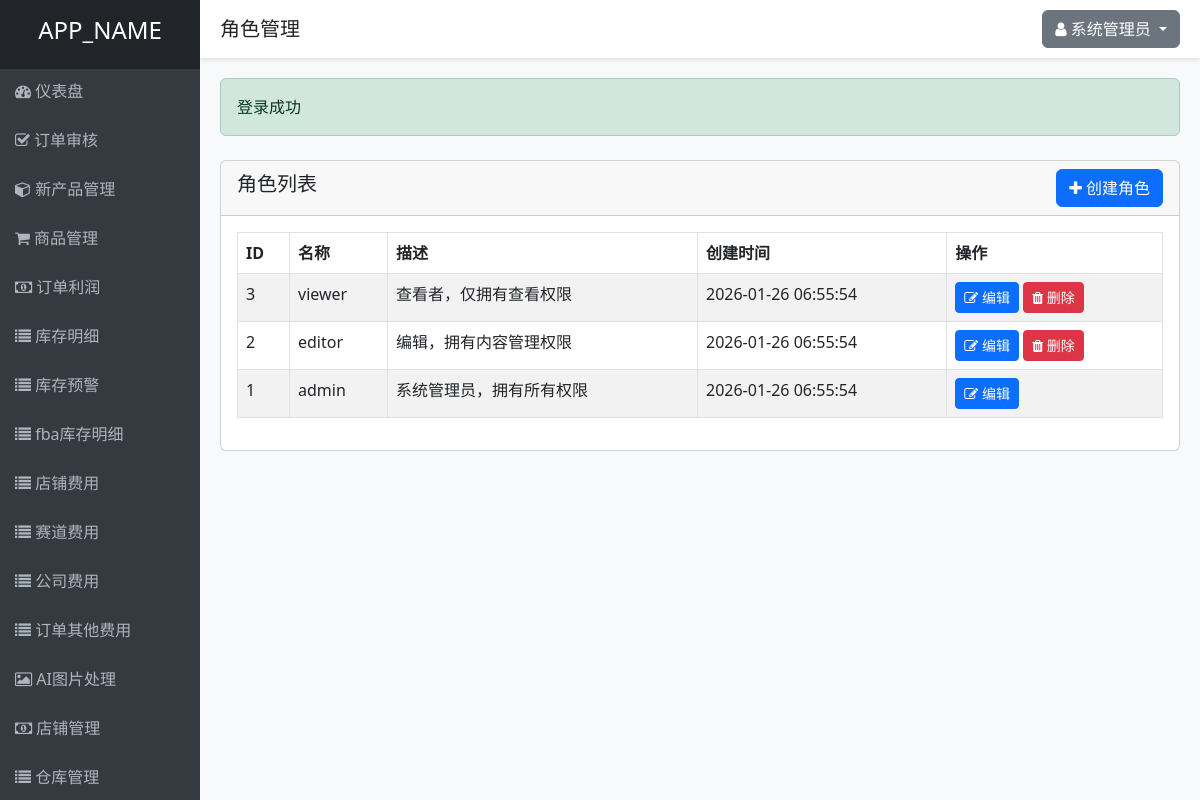
The app's page /roles.php (signed in) with its own data.
### tables this page shows
CREATE TABLE IF NOT EXISTS roles (
    id INT AUTO_INCREMENT PRIMARY KEY,
    name VARCHAR(50) NOT NULL UNIQUE,
    description TEXT,
    created_at TIMESTAMP DEFAULT CURRENT_TIMESTAMP,
    updated_at TIMESTAMP DEFAULT CURRENT_TIMESTAMP ON UPDATE CURRENT_TIMESTAMP
);

### controllers/RoleController.php (called while the page is built, shortened)
<?php
require_once ADMIN_PANEL_DIR . '/models/Role.php';
require_once ADMIN_PANEL_DIR . '/models/Permission.php';
require_once ADMIN_PANEL_DIR . '/helpers/functions.php';
class RoleController {
    private $roleModel;
    public function __construct() {
        $this->roleModel = new Role();
    }
    public function index() {
        $roles = $this->roleModel->getAll();
        $title = '角色管理';
        include VIEWS_DIR . '/layouts/header.php';
        include VIEWS_DIR . '/roles/index.php';
        include VIEWS_DIR . '/layouts/footer.php';
    }
}
?>

### helpers/functions.php (called while the page is built, shortened)
<?php
function getSuccess() {
    $success = $_SESSION['success_msg'] ?? '';
    return $success;
}
function isLoggedIn() {
    return isset($_SESSION['user_id']);
}
function getCurrentUserId() {
    return $_SESSION['user_id'] ?? null;
}
function hasPermission($permissionSlug) {
    require_once ADMIN_PANEL_DIR . '/models/Permission.php';
    $permissionModel = new Permission();
    return $permissionModel->checkUserPermission(getCurrentUserId(), $permissionSlug);
}
?>

### includes/database.php (called while the page is built, shortened)
<?php
class Database {
    private static $instance = null;
    private $conn;
    private function __construct() {
        try {
            $this->conn = new PDO(
                "mysql:host=" . DB_HOST . ";dbname=" . DB_NAME . ";charset=utf8",
                DB_USER,
                DB_PASS,
                [
                    PDO::ATTR_ERRMODE => PDO::ERRMODE_EXCEPTION,
                    PDO::ATTR_DEFAULT_FETCH_MODE => PDO::FETCH_ASSOC,
                    PDO::ATTR_EMULATE_PREPARES => false
                ]
            );
        } catch(PDOException $e) {
            die("数据库连接失败: " . $e->getMessage());
        }
    }
    public static function getInstance() {
        if(self::$instance === null) {
            self::$instance = new Database();
        }
        return self::$instance;
    }
    public function query($sql, $params = []) {
        $stmt = $this->conn->prepare($sql);
        $stmt->execute($params);
        return $stmt;
    }
}
?>

### models/Permission.php (called while the page is built, shortened)
<?php
require_once ADMIN_PANEL_DIR . '/includes/database.php';
class Permission {
    private $db;
    public function __construct() {
        $this->db = Database::getInstance();
    }
    public function checkUserPermission($userId, $permissionSlug) {
        $sql = "SELECT COUNT(*) as count FROM permissions p
                JOIN role_permissions rp ON p.id = rp.permission_id
                JOIN user_roles ur ON rp.role_id = ur.role_id
                WHERE ur.user_id = ? AND p.slug = ?";
        $stmt = $this->db->query($sql, [$userId, $permissionSlug]);
        $result = $stmt->fetch();
        return $result['count'] > 0;
    }
}
?>

### models/Role.php (called while the page is built, shortened)
<?php
require_once ADMIN_PANEL_DIR . '/includes/database.php';
class Role {
    private $db;
    public function __construct() {
        $this->db = Database::getInstance();
    }
    public function getAll() {
        $sql = "SELECT * FROM roles ORDER BY id DESC";
        $stmt = $this->db->query($sql);
        return $stmt->fetchAll();
    }
}
?>

### views/roles/index.php (the view)
<div class="row mt-4">
    <div class="col-md-12">
        <div class="card">
            <div class="card-header d-flex justify-content-between align-items-center">
                <h5>角色列表</h5>
                <?php if (hasPermission('roles.create')): ?>
                    <a href="<?php echo ADMIN_PANEL_URL; ?>/roles.php?action=create" class="btn btn-primary">
                        <i class="fa fa-plus"></i> 创建角色
                    </a>
                <?php endif; ?>
            </div>
            <div class="card-body">
                <table class="table table-bordered table-striped">
                    <thead>
                        <tr>
                            <th>ID</th>
                            <th>名称</th>
                            <th>描述</th>
                            <th>创建时间</th>
                            <th>操作</th>
                        </tr>
                    </thead>
                    <tbody>
                        <?php foreach ($roles as $role): ?>
                            <tr>
                                <td><?php echo $role['id']; ?></td>
                                <td><?php echo $role['name']; ?></td>
                                <td><?php echo $role['description']; ?></td>
                                <td><?php echo $role['created_at']; ?></td>
                                <td>
                                    <?php if (hasPermission('roles.edit')): ?>
                                        <a href="<?php echo ADMIN_PANEL_URL; ?>/roles.php?action=edit&id=<?php echo $role['id']; ?>" class="btn btn-sm btn-primary">
                                            <i class="fa fa-edit"></i> 编辑
                                        </a>
                                    <?php endif; ?>
                                    <?php if (hasPermission('roles.delete') && $role['name'] !== 'admin'): ?>
                                        <a href="<?php echo ADMIN_PANEL_URL; ?>/roles.php?action=delete&id=<?php echo $role['id']; ?>" class="btn btn-sm btn-danger" onclick="return confirm('确定要删除这个角色吗？');">
                                            <i class="fa fa-trash"></i> 删除
                                        </a>
                                    <?php endif; ?>
                                </td>
                            </tr>
                        <?php endforeach; ?>
                    </tbody>
                </table>
            </div>
        </div>
    </div>
</div>

### roles.php (shortened to what this page needs)
<?php
require_once __DIR__ . '/controllers/RoleController.php';
$roleController = new RoleController();
$action = $_GET['action'] ?? 'index';
switch ($action) {
    case 'index':
        $roleController->index();
        break;
}
?>

### views/layouts/header.php (shortened to what this page needs)
<!DOCTYPE html>
<html lang="zh-CN">
<head>
    <link href="<?php echo ADMIN_PANEL_URL; ?>/public/css/bootstrap.min.css" rel="stylesheet">
    <link href="<?php echo ADMIN_PANEL_URL; ?>/public/css/font-awesome.min.css" rel="stylesheet">
</head>
<body>
    <div class="sidebar">
        <div class="p-3 bg-dark text-center">
            <h4><?php echo APP_NAME; ?></h4>
        </div>
        <div class="nav">
            <div class="nav-item">
                <a href="<?php echo ADMIN_PANEL_URL; ?>/dashboard.php" class="<?php echo basename($_SERVER['PHP_SELF']) == 'dashboard.php' ? 'active' : ''; ?>">
                    <i class="fa fa-dashboard"></i> 仪表盘
                </a>
            </div>
             <?php if (isLoggedIn()): ?>
                <div class="nav-item">
                    <a href="<?php echo ADMIN_PANEL_URL; ?>/order_review.php" class="<?php echo basename($_SERVER['PHP_SELF']) == 'order_review.php' ? 'active' : ''; ?>">
                        <i class="fa fa-check-square-o"></i> 订单审核
                    </a>
                </div>
            <?php endif; ?>
            <?php if (isLoggedIn()): ?>
                <div class="nav-item">
                    <a href="<?php echo ADMIN_PANEL_URL; ?>/new_products.php" class="<?php echo basename($_SERVER['PHP_SELF']) == 'new_products.php' ? 'active' : ''; ?>">
                        <i class="fa fa-cube"></i> 新产品管理
                    </a>
                </div>
            <?php endif; ?>
            <?php if (isLoggedIn()):  ?>
                <div class="nav-item">
                    <a href="<?php echo ADMIN_PANEL_URL; ?>/products.php" class="<?php echo basename($_SERVER['PHP_SELF']) == 'products.php' ? 'active' : ''; ?>">
                        <i class="fa fa-shopping-cart"></i> 商品管理
                    </a>
                </div>
            <?php endif; ?>
            <?php if (isLoggedIn()): ?>
                <div class="nav-item">
                    <a href="<?php echo ADMIN_PANEL_URL; ?>/order_profit.php" class="<?php echo basename($_SERVER['PHP_SELF']) == 'order_profit.php' ? 'active' : ''; ?>">
                        <i class="fa fa-money"></i> 订单利润
                    </a>
                </div>
            <?php endif; ?>
            <?php if (hasPermission('inventory_details.view')): ?>
                <div class="nav-item">
                    <a href="<?php echo ADMIN_PANEL_URL; ?>/inventory_details.php" class="<?php echo basename($_SERVER['PHP_SELF']) == 'inventory_details.php' ? 'active' : ''; ?>">
                        <i class="fa fa-list"></i> 库存明细
                    </a>
                </div>
            <?php endif; ?>
            <?php if (hasPermission('inventory_details.view')): ?>
                <div class="nav-item">
                    <a href="<?php echo ADMIN_PANEL_URL; ?>/inventory_details.php?action=inventory_alert" class="<?php echo basename($_SERVER['PHP_SELF']) == 'inventory_details.php?action=inventory_alert' ? 'active' : ''; ?>">
                        <i class="fa fa-list"></i> 库存预警
                    </a>
                </div>
            <?php endif; ?>
            <?php if (isLoggedIn()): ?>
                <div class="nav-item">
                    <a href="<?php echo ADMIN_PANEL_URL; ?>/inventory_details_fba.php" class="<?php echo basename($_SERVER['PHP_SELF']) == 'inventory_details_fba.php' ? 'active' : ''; ?>">
                        <i class="fa fa-list"></i> fba库存明细
                    </a>
                </div>
            <?php endif; ?>
            <?php if (isLoggedIn()): ?>
                <div class="nav-item">
                    <a href="<?php echo ADMIN_PANEL_URL; ?>/shop_costs.php" class="<?php echo basename($_SERVER['PHP_SELF']) == 'shop_costs.php' ? 'active' : ''; ?>">
                        <i class="fa fa-list"></i> 店铺费用
                    </a>
                </div>
            <?php endif; ?>
            <?php if (isLoggedIn()): ?>
                <div class="nav-item">
                    <a href="<?php echo ADMIN_PANEL_URL; ?>/track_costs.php" class="<?php echo basename($_SERVER['PHP_SELF']) == 'track_costs.php' ? 'active' : ''; ?>">
                        <i class="fa fa-list"></i> 赛道费用
                    </a>
                </div>
            <?php endif; ?>
            <?php if (isLoggedIn()): ?>
                <div class="nav-item">
                    <a href="<?php echo ADMIN_PANEL_URL; ?>/company_costs.php" class="<?php echo basename($_SERVER['PHP_SELF']) == 'company_costs.php' ? 'active' : ''; ?>">
                        <i class="fa fa-list"></i> 公司费用
                    </a>
                </div>
            <?php endif; ?>
            <?php if (isLoggedIn()): ?>
                <div class="nav-item">
                    <a href="<?php echo ADMIN_PANEL_URL; ?>/order_other_costs.php" class="<?php echo basename($_SERVER['PHP_SELF']) == 'order_other_costs.php' ? 'active' : ''; ?>">
                        <i class="fa fa-list"></i> 订单其他费用
                    </a>
                </div>
            <?php endif; ?>
            <?php if (isLoggedIn()): ?>
                <div class="nav-item">
                    <a href="<?php echo ADMIN_PANEL_URL; ?>/aigc.php" class="<?php echo basename($_SERVER['PHP_SELF']) == 'aigc.php' ? 'active' : ''; ?>">
                        <i class="fa fa-image"></i> AI图片处理
                    </a>
                </div>
            <?php endif; ?>
            <?php if (isLoggedIn()): ?>
                <div class="nav-item">
                    <a href="<?php echo ADMIN_PANEL_URL; ?>/store.php" class="<?php echo basename($_SERVER['PHP_SELF']) == 'store.php' ? 'active' : ''; ?>">
                        <i class="fa fa-money"></i> 店铺管理
                    </a>
                </div>
            <?php endif; ?>
            <?php if (hasPermission('warehouses.view')): ?>
                <div class="nav-item">
                    <a href="<?php echo ADMIN_PANEL_URL; ?>/warehouses.php" class="<?php echo basename($_SERVER['PHP_SELF']) == 'warehouses.php' ? 'active' : ''; ?>">
                        <i class="fa fa-list"></i> 仓库管理
                    </a>
                </div>
            <?php endif; ?>
            <?php if (hasPermission('yunfei.view')): ?>
                <div class="nav-item">
                    <a href="<?php echo ADMIN_PANEL_URL; ?>/yunfei.php" class="<?php echo basename($_SERVER['PHP_SELF']) == 'yunfei.php' ? 'active' : ''; ?>">
                        <i class="fa fa-truck"></i> 运费管理
                    </a>
                </div>
            <?php endif; ?>
            <?php if (hasPermission('users.view')): ?>
                <div class="nav-item">
                    <a href="<?php echo ADMIN_PANEL_URL; ?>/users.php" class="<?php echo basename($_SERVER['PHP_SELF']) == 'users.php' ? 'active' : ''; ?>">
                        <i class="fa fa-users"></i> 用户管理
                    </a>
                </div>
            <?php endif; ?>
            <?php if (hasPermission('roles.view')): ?>
                <div class="nav-item">
                    <a href="<?php echo ADMIN_PANEL_URL; ?>/roles.php" class="<?php echo basename($_SERVER['PHP_SELF']) == 'roles.php' ? 'active' : ''; ?>">
                        <i class="fa fa-user-circle"></i> 角色管理
                    </a>
                </div>
            <?php endif; ?>
            <?php if (hasPermission('permissions.view')): ?>
                <div class="nav-item">
                    <a href="<?php echo ADMIN_PANEL_URL; ?>/permissions.php" class="<?php echo basename($_SERVER['PHP_SELF']) == 'permissions.php' ? 'active' : ''; ?>">
                        <i class="fa fa-key"></i> 权限管理
                    </a>
                </div>
            <?php endif; ?>
        </div>
    </div>
    <div class="header">
        <div class="d-flex justify-content-between align-items-center">
            <h5 class="mb-0"><?php echo $title ?? '欢迎使用'; ?></h5>
            <div class="dropdown">
                <button class="btn btn-secondary dropdown-toggle" type="button" id="userDropdown" data-bs-toggle="dropdown" aria-expanded="false">
                    <i class="fa fa-user"></i> <?php echo $_SESSION['full_name']; ?>
                </button>
            </div>
        </div>
    </div>
    <div class="content">
        <?php if ($success = getSuccess()): ?>
            <div class="alert alert-success" role="alert">
                <?php echo $success; ?>
            </div>
        <?php endif; ?>

### views/layouts/footer.php (shortened to what this page needs)
    </div>
</body>
</html>

### views/layouts/header.php (style rules this page uses)
body { background-color: #f8f9fa; }
.sidebar { height: 100vh; background-color: #343a40; color: white; position: fixed; top: 0; left: 0; width: 200px; overflow-y: auto; }
.sidebar a { color: #adb5bd; text-decoration: none; display: block; padding: 10px 15px; }
.content { margin-left: 200px; padding: 20px; }
.header { background-color: white; padding: 10px 20px; box-shadow: 0 2px 4px rgba(0, 0, 0, 0.1); margin-left: 200px; }
.nav { display: flex; flex-direction: column; }
.nav-item { margin-bottom: 5px; display: block; }

### records on screen
roles: id "3", name "viewer", description "查看者，仅拥有查看权限", created_at "2026-01-26 06:55:54"
roles: id "2", name "editor", description "编辑，拥有内容管理权限", created_at "2026-01-26 06:55:54"
roles: id "1", name "admin", description "系统管理员，拥有所有权限", created_at "2026-01-26 06:55:54"

### other values on screen
APP_NAME "APP_NAME"
$title "角色管理"
$_SESSION['full_name'] "系统管理员"
$success "登录成功"
